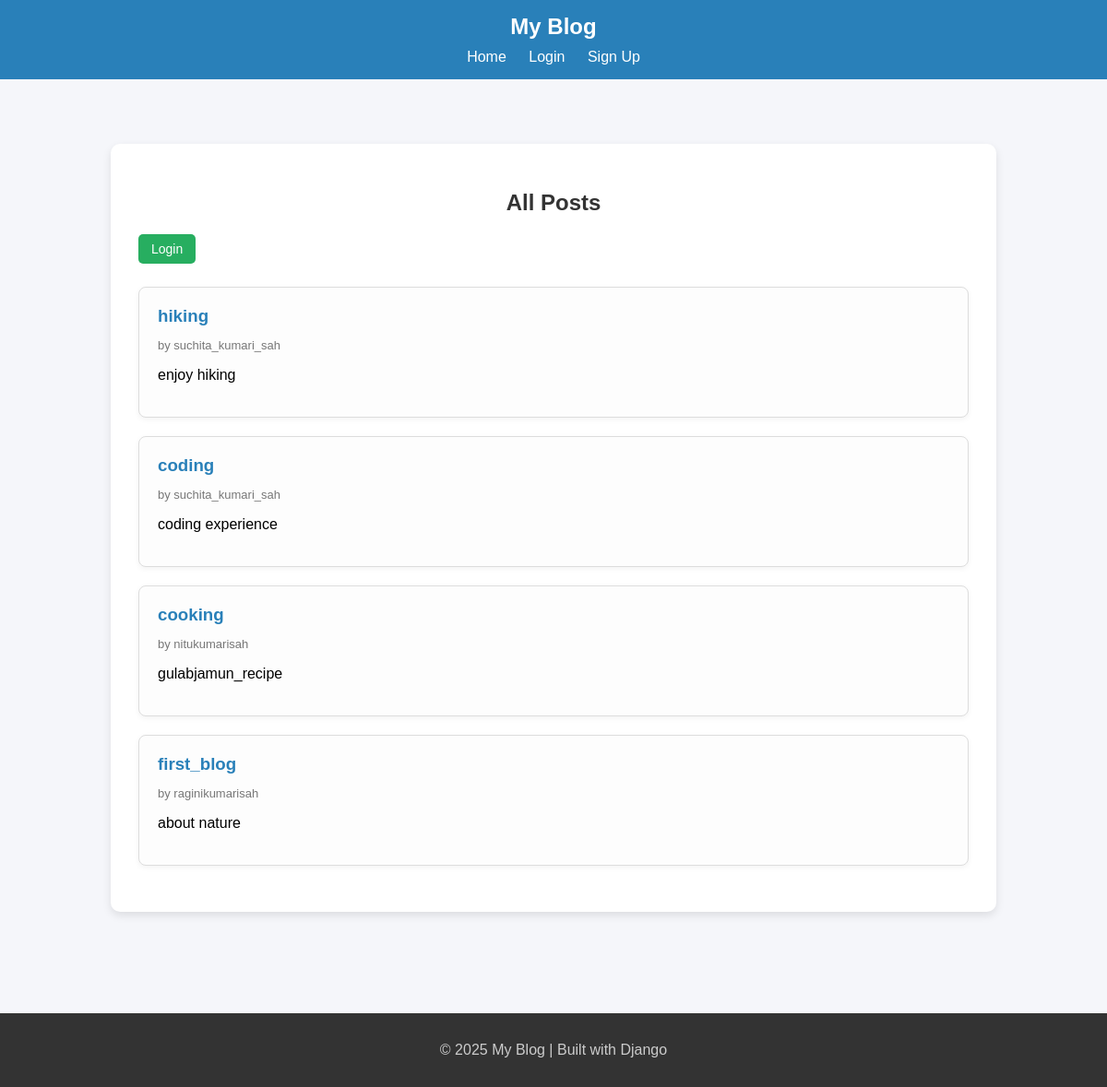
Before: / with the older database file.
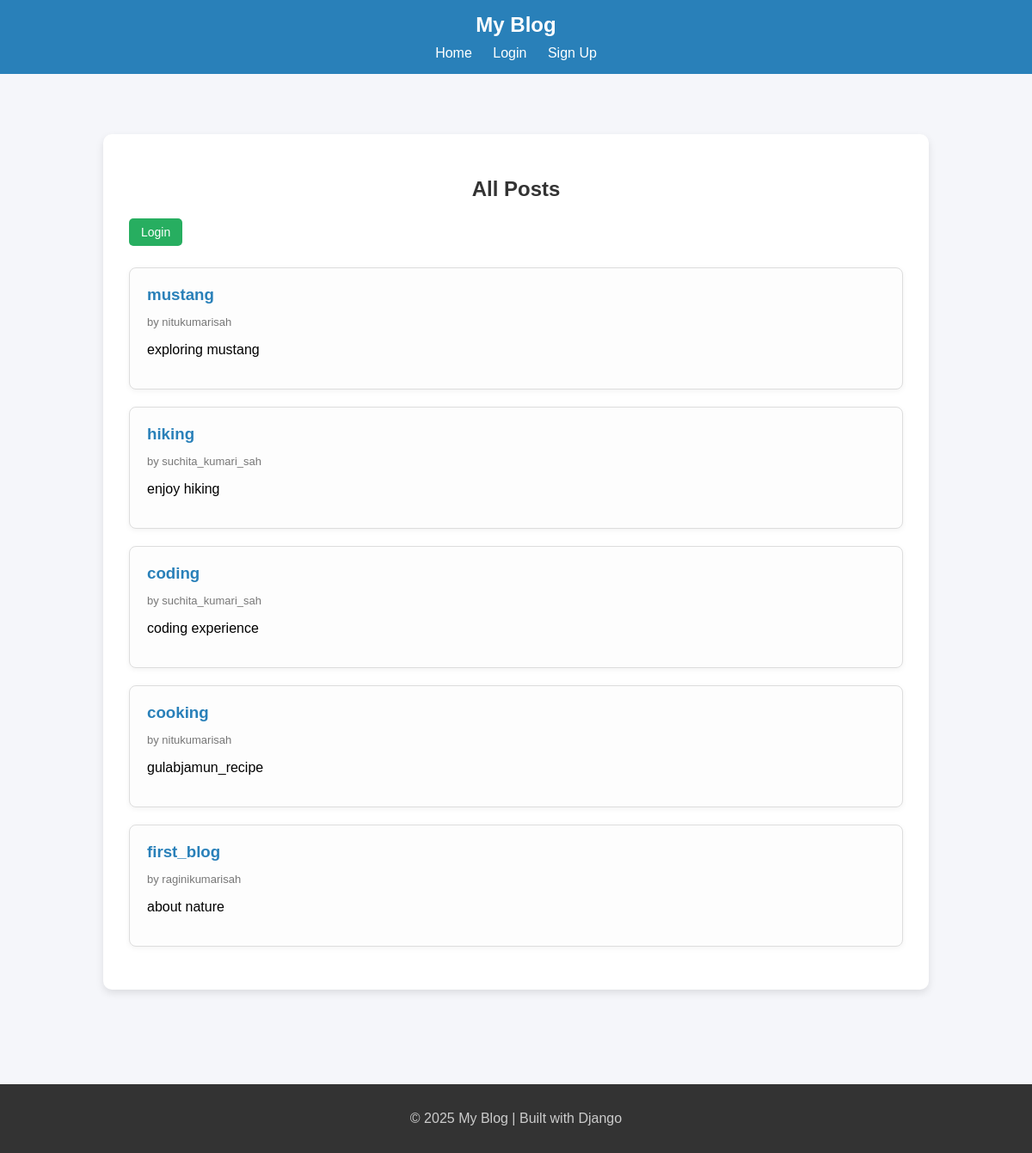
After: the same page with the newer database file.
### blogapp/models.py (models this page shows, shortened)
class Post(models.Model):
    title = models.CharField(max_length=200)
    content = models.TextField()
    author = models.ForeignKey(User, on_delete=models.CASCADE)
    created_at = models.DateTimeField(auto_now_add=True)

### blogapp/views.py (the view)
# urls.py: path("", views.post_list, name="post_list"),
def post_list(request):
    posts = Post.objects.all().order_by("-created_at")
    return render(request, "blogapp/post_list.html", {"posts": posts})

### blogapp/templates/blogapp/post_list.html (shortened to what this page needs)
{% extends "blogapp/base.html" %}
{% block content %}
<div class="container">
    <h2>All Posts</h2>
    <div class="top-bar">
        {% if user.is_authenticated %}
            <p>Welcome, <strong>{{ user.username }}</strong> |
                <a href="{% url 'logout' %}">Logout</a>
            </p>
            <a href="{% url 'post_create' %}">+ New Post</a>
        {% else %}
            <a href="{% url 'login' %}">Login</a>
        {% endif %}
    </div>
    {% for post in posts %}
        <div class="post-card">
            <h3>{{ post.title }}</h3>
            <p class="post-meta">by {{ post.author.username }}</p>
            <p>{{ post.content|truncatewords:25 }}</p>
        </div>
    {% empty %}
        <p>No posts available yet.</p>
    {% endfor %}
</div>
{% endblock %}

### blogapp/templates/blogapp/base.html (shortened to what this page needs)
<!DOCTYPE html>
<html lang="en">
<head>
</head>
<body>
    <header>
        <h1>My Blog</h1>
        <nav>
            <a href="{% url 'post_list' %}">Home</a>
            {% if user.is_authenticated %}
                <a href="{% url 'post_create' %}">New Post</a>
                <a href="{% url 'my_posts' %}">My Posts</a>
                <a href="{% url 'logout' %}">Logout</a>
            {% else %}
                <a href="{% url 'login' %}">Login</a>
                <a href="{% url 'signup' %}">Sign Up</a>
            {% endif %}
        </nav>
    </header>
    <main>
        {% block content %}{% endblock %}
    </main>
    <footer>
        <p>&copy; {{ year|default:2025 }} My Blog | Built with Django</p>
    </footer>
</body>
</html>

### blogapp/templates/blogapp/base.html (style rules this page uses)
body { font-family: Arial, sans-serif; margin: 0; background: #f5f6fa; }
header { background: #2980b9; color: white; padding: 15px 30px; text-align: center; }
header h1 { margin: 0; font-size: 24px; }
nav { margin-top: 10px; }
nav a { color: white; margin: 0 10px; text-decoration: none; }
main { padding: 20px; }
footer { background: #333; color: #ccc; text-align: center; padding: 15px; margin-top: 40px; }

### blogapp/templates/blogapp/post_list.html (style rules this page uses)
body { font-family: Arial, sans-serif; background: #f5f6fa; margin: 0; padding: 0; }
.container { width: 80%; max-width: 900px; margin: 50px auto; background: #fff; padding: 30px; border-radius: 10px; box-shadow: 0px 4px 10px rgba(0,0,0,0.1); }
h2 { text-align: center; margin-bottom: 20px; color: #333; }
.top-bar { display: flex; justify-content: space-between; align-items: center; margin-bottom: 25px; }
.top-bar a { background: #27ae60; color: #fff; padding: 8px 14px; border-radius: 5px; text-decoration: none; font-size: 14px; }
.post-card { background: #fdfdfd; border: 1px solid #ddd; border-radius: 8px; padding: 20px; margin-bottom: 20px; box-shadow: 0px 2px 6px rgba(0,0,0,0.05); }
.post-card h3 { margin: 0; color: #2980b9; }
.post-meta { font-size: 13px; color: #777; margin-bottom: 10px; }

Changed rows visible on the page:
added Post: title "mustang", author.username "nitukumarisah", content "exploring mustang"
